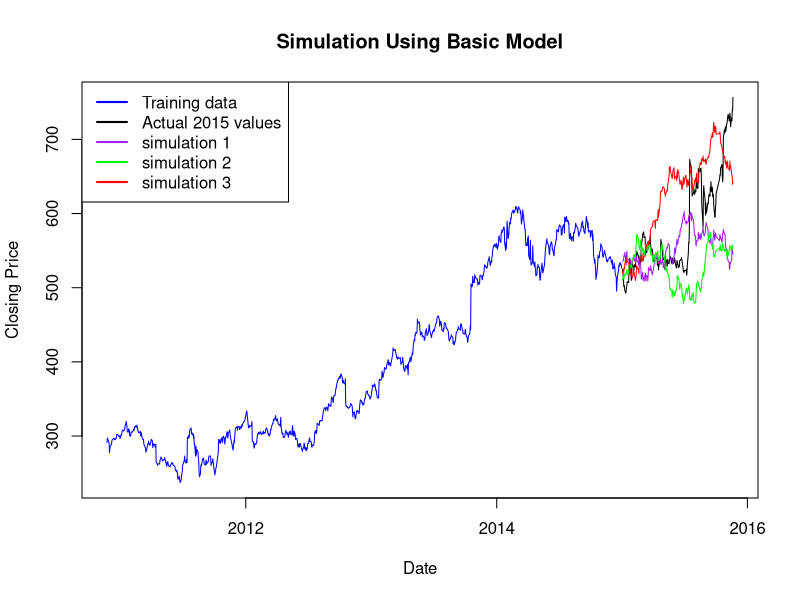
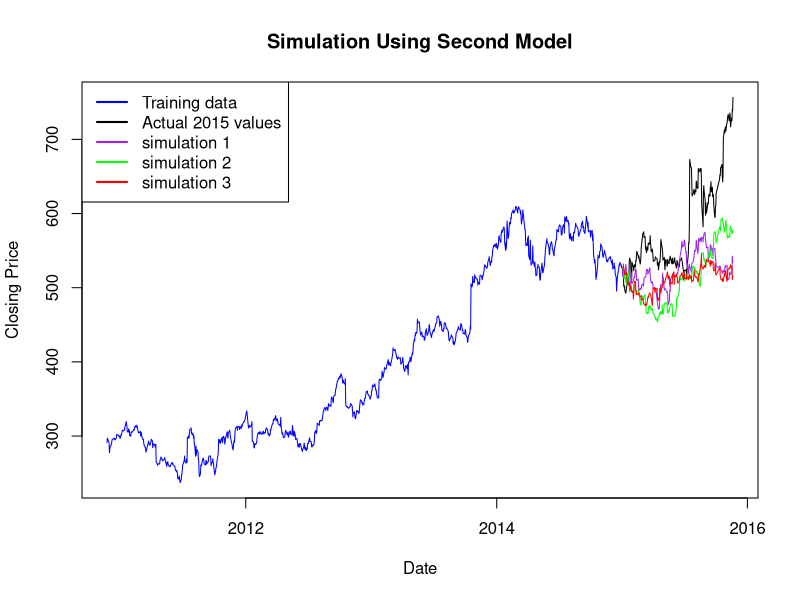

Here is the R script that generated these plots, in order:
# install or load the matrix exponential package
# which allows you to raise a matrix A to the power k
# with the command A %^% k

# install.packages("expm")
library(expm)

# set working derectory to the same as the data
setwd("~/math_381_group/markov_stocks")

# read in the data
data <- read.csv('goog.csv')
#data <- read.csv('pbr_a.csv')

# set date at which to stop training data and start simulation
stop_date <- "2015-01-01"

# read in closing prices and training_dates
all_dates <- rev(as.Date(data$Date, format='%d-%b-%y'))
training_dates <- all_dates[all_dates < stop_date]
last_year_dates <- all_dates[all_dates >= stop_date]

all_closing_prices <- rev(data$Close)
training_closing_prices <- all_closing_prices[all_dates < stop_date]
last_year_closing_prices <- all_closing_prices[all_dates >= stop_date]

# # plot the stock over the given dates
# plot(training_dates, training_closing_prices, type='l', col='blue', lwd=1,
#      xlab='Date', ylab='Closing Price', main='Daily Price for Google Share',
#      xlim=c(all_dates[1], all_dates[length(all_dates)]),
#      ylim=c(min(all_closing_prices), max(all_closing_prices)))
# lines(last_year_dates, last_year_closing_prices, col='black', lwd=1)

# compute the daily change in the stock
daily_change <- diff(training_closing_prices)

# # plot the daily change
# transparent_red <- rgb(t(col2rgb('red')), alpha=65, maxColorValue=255)
# plot(training_dates[2:length(training_dates)], daily_change, cex=0.8,
#      pch=19, col=transparent_red, lwd=1,
#      xlab='Date', ylab='Change from previous date', 
#      main='Daily change in Google stock price')
# # plot a line for the mean daily change
# lines(training_dates[2:length(training_dates)], 
#       rep(mean(daily_change), times=length(daily_change)),
#       col='blue', lwd=3, lty=2)

# First model:
# 2 x 2 transition matrix where the states are:
# 1. increase from the day before
# 2. decrease from the day before
basic_trans_mat <- matrix(c(0, 0, 0, 0), nrow=2, ncol=2)
total_increase_days <- sum(daily_change[1:length(daily_change)-1] >= 0)
total_decrease_days <- sum(daily_change[1:length(daily_change)-1] < 0)

# fill in transition matrix
for (day in 1:(length(daily_change)-1)) {
   if (daily_change[day] >= 0) {  # today there was an increase
      if (daily_change[day+1] >= 0) {  # tomorrow there is an increase
         # increment the increase to increase element of the transition matrix
         basic_trans_mat[1, 1] <- basic_trans_mat[1, 1] + 1
      } else {  # tomorrow there is a decrease
         # increment the increase to decrease element of the transition matrix
         basic_trans_mat[1, 2] <- basic_trans_mat[1, 2] + 1
      }
   } else {  # today there was a decrease
      if (daily_change[day+1] >= 0) {  # tomorrow there is an increase
         # increment the decrease to increase element of the transition matrix
         basic_trans_mat[2, 1] <- basic_trans_mat[2, 1] + 1
      } else {  # tomorrow there is a decrease
         # increment the decrease to decrease element of the transition matrix
         basic_trans_mat[2, 2] <- basic_trans_mat[2, 2] + 1
      }
   }
}

# normalize first row by the number of "from increase" days
basic_trans_mat[1, 1:2] <- basic_trans_mat[1, 1:2] / total_increase_days

# normalize the second row by the number of "from decrease" days
basic_trans_mat[2, 1:2] <- basic_trans_mat[2, 1:2] / total_decrease_days

# look at the transition matrix
print('basic transition matrix:', quote=F)
print(basic_trans_mat)
print('basic transition matrix to power 10:', quote=F)
print(basic_trans_mat %^% 10)


# simulate the last year using a random walk using the value
# in our transition matrix and compare to the actual stock fluctuation
# for the last year
basic_model_simulation <- function() {
   last_change <- daily_change[length(daily_change)]
   last_price <- training_closing_prices[length(training_closing_prices)]
   #mean_change <- mean(abs(daily_change))
   
   #### variable incriments ####
   basic_mean <- mean(abs(daily_change))
   basic_sd <- sd(abs(daily_change))
   #### variable incriments ####
   
   predicted_prices <- vector(length=length(last_year_dates))
   
   for (i in 1:length(predicted_prices)) {
      
      #### variable incriments ####
      mean_change <- rnorm(1, mean=basic_mean, sd=basic_sd)
      #### variable incriments ####
      
      rand <- runif(1)
      if (last_change >= 0) {  # increase yesterday, so use first row of transition matrix
         if (rand < basic_trans_mat[1, 1]) {
            predicted_prices[i] <- last_price + mean_change
         } else {
            predicted_prices[i] <- last_price - mean_change
         }
      } else {  # decrease yesterday, so use second row of transition matrix
         if (rand < basic_trans_mat[2, 1]) {
            predicted_prices[i] <- last_price + mean_change
         } else {
            predicted_prices[i] <- last_price - mean_change
         }
      }
      if (i == 1) {
         last_change <- predicted_prices[i] - last_price
      } else {
         last_change <- predicted_prices[i] - predicted_prices[i-1]
      }
      last_price <- predicted_prices[i]
   }
   return(predicted_prices)
}

# plot the simulation against the actual values
plot(training_dates, training_closing_prices, type='l', col='blue', lwd=1,
     xlab='Date', ylab='Closing Price', main='Simulation Using Basic Model',
     xlim=c(all_dates[1], all_dates[length(all_dates)]),
     ylim=c(min(all_closing_prices), max(all_closing_prices)))
lines(last_year_dates, last_year_closing_prices, col='black', lwd=1)

num_simulations <- 3
colors <- c('purple', 'green', 'red')
for (i in 1:num_simulations) {
   predicted_prices <- basic_model_simulation()
   # simulated values
   lines(last_year_dates, predicted_prices, col=colors[i], lwd=1)
}
legend('topleft', legend=c('Training data', 'Actual 2015 values', 
                           'simulation 1', 'simulation 2', 'simulation 3'), 
       col=c('blue', 'black', 'purple', 'green', 'red'), lwd=c(2, 2, 2, 2, 2))



# Second model:
# 4 x 4 transition matrix where the states are:
# 1. large increase
# 2. small increase
# 3. small decrease
# 4. large decrease
second_trans_mat <- matrix(rep(0, 36), nrow=4, ncol=4)
change_cutoff <- mean(abs(daily_change))
#change_cutoff <- 4
total_large_increase_days <- sum(daily_change[1:length(daily_change)-1] >= change_cutoff)
total_small_increase_days <- sum(daily_change[1:length(daily_change)-1] < change_cutoff &
                                 daily_change[1:length(daily_change)-1] >= 0)
total_small_decrease_days <- sum(daily_change[1:length(daily_change)-1] < 0 &
                                 daily_change[1:length(daily_change)-1] >= -change_cutoff)
total_large_decrease_days <- sum(daily_change[1:length(daily_change)-1] < -change_cutoff)

# fill in the second transition matrix
for (day in 1:(length(daily_change)-1)) {
   change_today <- daily_change[day]
   change_tom <- daily_change[day+1]
   if (change_today >= change_cutoff) {  # coming from large increase
      if (change_tom >= change_cutoff) {
         # large increase to large increase
         second_trans_mat[1, 1] <- second_trans_mat[1, 1] + 1
      } else if (change_tom >= 0) {
         # large increase to small increase
         second_trans_mat[1, 2] <- second_trans_mat[1, 2] + 1
      } else if (change_tom >= -change_cutoff) {
         # large increase to small decrease
         second_trans_mat[1, 3] <- second_trans_mat[1, 3] + 1
      } else {
         # large increase to large decrease
         second_trans_mat[1, 4] <- second_trans_mat[1, 4] + 1
      }
   } else if (change_today >= 0) {  # coming from small increase
      if (change_tom >= change_cutoff) {
         # small increase to large increase
         second_trans_mat[2, 1] <- second_trans_mat[2, 1] + 1
      } else if (change_tom >= 0) {
         # small increase to small increase
         second_trans_mat[2, 2] <- second_trans_mat[2, 2] + 1
      } else if (change_tom >= -change_cutoff) {
         # small increase to small decrease
         second_trans_mat[2, 3] <- second_trans_mat[2, 3] + 1
      } else {
         # small increase to large decrease
         second_trans_mat[2, 4] <- second_trans_mat[2, 4] + 1
      }
   } else if (change_today >= -change_cutoff) {  # coming from small decrease
      if (change_tom >= change_cutoff) {
         # small decrease to large increase
         second_trans_mat[3, 1] <- second_trans_mat[3, 1] + 1
      } else if (change_tom >= 0) {
         # small decrease to small increase
         second_trans_mat[3, 2] <- second_trans_mat[3, 2] + 1
      } else if (change_tom >= -change_cutoff) {
         # small decrease to small decrease
         second_trans_mat[3, 3] <- second_trans_mat[3, 3] + 1
      } else {
         # small decrease to large decrease
         second_trans_mat[3, 4] <- second_trans_mat[3, 4] + 1
      }
   } else {  # coming from large decrease
      if (change_tom >= change_cutoff) {
         # large decrease to large increase
         second_trans_mat[4, 1] <- second_trans_mat[4, 1] + 1
      } else if (change_tom >= 0) {
         # large decrease to small increase
         second_trans_mat[4, 2] <- second_trans_mat[4, 2] + 1
      } else if (change_tom >= -change_cutoff) {
         # large decrease to small decrease
         second_trans_mat[4, 3] <- second_trans_mat[4, 3] + 1
      } else {
         # large decrease to large decrease
         second_trans_mat[4, 4] <- second_trans_mat[4, 4] + 1
      }
   }
}
#print(second_trans_mat)
# normalize the rows by the number of "coming from days"
second_trans_mat[1, ] <- second_trans_mat[1, ] / total_large_increase_days
second_trans_mat[2, ] <- second_trans_mat[2, ] / total_small_increase_days
second_trans_mat[3, ] <- second_trans_mat[3, ] / total_small_decrease_days
second_trans_mat[4, ] <- second_trans_mat[4, ] / total_large_decrease_days

# look at the transition matrix
print('second transition matrix:', quote=F)
print(second_trans_mat)
print('second transition matrix to power 30:', quote=F)
print(second_trans_mat %^% 30)


# simulate the last year using a random walk using the value
# in our transition matrix and compare to the actual stock fluctuation
# for the last year
second_model_simulation <- function() {
   last_change <- daily_change[length(daily_change)]
   last_price <- training_closing_prices[length(training_closing_prices)]
   daily_change_magnitudes <- abs(daily_change)
   #small_change <- mean(daily_change_magnitudes[daily_change_magnitudes < change_cutoff])
   #large_change <- mean(daily_change_magnitudes[daily_change_magnitudes >= change_cutoff])
   
   #### variable incriments ####
   large_mean <- mean(daily_change_magnitudes[daily_change_magnitudes >= change_cutoff])
   large_sd <- sd(daily_change_magnitudes[daily_change_magnitudes >= change_cutoff])
   small_mean <- mean(daily_change_magnitudes[daily_change_magnitudes < change_cutoff])
   small_sd <- sd(daily_change_magnitudes[daily_change_magnitudes < change_cutoff])
   #### variable incriments ####
   
   predicted_prices <- vector(length=length(last_year_dates))
   
   for (i in 1:length(predicted_prices)) {
      
      #### variable incriments ####
      large_change <- rnorm(1, mean=large_mean, sd=large_sd)
      small_change <- rnorm(1, mean=small_mean, sd=small_sd)
      #### variable incriments ####
      
      rand <- runif(1)
      if (last_change >= change_cutoff) { # from large increase
         if (rand < second_trans_mat[1, 1]) {
            # to large increase
            predicted_prices[i] <- last_price + large_change
         } else if (rand < second_trans_mat[1, 1] + second_trans_mat[1, 2]) {
            # to small increase
            predicted_prices[i] <- last_price + small_change
         } else if (rand < second_trans_mat[1, 1] + second_trans_mat[1, 2] + 
                       second_trans_mat[1, 3]) {
            # to small decrease
            predicted_prices[i] <- last_price - small_change
         } else {
            # to large decrease
            predicted_prices[i] <- last_price - large_change
         }
      } else if (last_change >= 0) { # from small increase
         if (rand < second_trans_mat[2, 1]) {
            # to large increase
            predicted_prices[i] <- last_price + large_change
         } else if (rand < second_trans_mat[2, 1] + second_trans_mat[2, 2]) {
            # to small increase
            predicted_prices[i] <- last_price + small_change
         } else if (rand < second_trans_mat[2, 1] + second_trans_mat[2, 2] + 
                       second_trans_mat[2, 3]) {
            # to small decrease
            predicted_prices[i] <- last_price - small_change
         } else {
            # to large decrease
            predicted_prices[i] <- last_price - large_change
         }
      } else if (last_change >= -change_cutoff) { # from small decrease
         if (rand < second_trans_mat[3, 1]) {
            # to large increase
            predicted_prices[i] <- last_price + large_change
         } else if (rand < second_trans_mat[3, 1] + second_trans_mat[3, 2]) {
            # to small increase
            predicted_prices[i] <- last_price + small_change
         } else if (rand < second_trans_mat[3, 1] + second_trans_mat[3, 2] + 
                       second_trans_mat[3, 3]) {
            # to small decrease
            predicted_prices[i] <- last_price - small_change
         } else {
            # to large decrease
            predicted_prices[i] <- last_price - large_change
         }
      } else { # from large decrease
         if (rand < second_trans_mat[4, 1]) {
            # to large increase
            predicted_prices[i] <- last_price + large_change
         } else if (rand < second_trans_mat[4, 1] + second_trans_mat[4, 2]) {
            # to small increase
            predicted_prices[i] <- last_price + small_change
         } else if (rand < second_trans_mat[4, 1] + second_trans_mat[4, 2] + 
                       second_trans_mat[4, 3]) {
            # to small decrease
            predicted_prices[i] <- last_price - small_change
         } else {
            # to large decrease
            predicted_prices[i] <- last_price - large_change
         }
      }
      if (i == 1) {
         last_change <- predicted_prices[i] - last_price
      } else {
         last_change <- predicted_prices[i] - predicted_prices[i-1]
      }
      last_price <- predicted_prices[i]
   }
   return(predicted_prices)
}

# plot the simulation against the actual values
plot(training_dates, training_closing_prices, type='l', col='blue', lwd=1,
     xlab='Date', ylab='Closing Price', main='Simulation Using Second Model',
     xlim=c(all_dates[1], all_dates[length(all_dates)]),
     ylim=c(min(all_closing_prices), max(all_closing_prices)))
lines(last_year_dates, last_year_closing_prices, col='black', lwd=1)

num_simulations <- 3
colors <- c('purple', 'green', 'red')
for (i in 1:num_simulations) {
   predicted_prices <- second_model_simulation()
   # simulated values
   lines(last_year_dates, predicted_prices, col=colors[i], lwd=1)
}
legend('topleft', legend=c('Training data', 'Actual 2015 values', 
                           'simulation 1', 'simulation 2', 'simulation 3'), 
       col=c('blue', 'black', 'purple', 'green', 'red'), lwd=c(2, 2, 2, 2, 2))


####### plot with many simulations #######

# # color density plot
# plot(training_dates, training_closing_prices, type='l', col='blue', lwd=1,
#      xlab='Date', ylab='Closing Price', main='Simulation Using Second Model',
#      xlim=c(all_dates[1], all_dates[length(all_dates)]),
#      ylim=c(min(all_closing_prices), max(all_closing_prices)))
# lines(last_year_dates, last_year_closing_prices, col='black', lwd=1)
# 
# num_simulations <- 250
# my_color <- rgb(t(col2rgb('orange')), alpha=10, maxColorValue=255)
# for (i in 1:num_simulations) {
#    predicted_prices <- second_model_simulation()
#    # simulated values
#    lines(last_year_dates, predicted_prices, col=my_color, lwd=2)
# }

# # plot of averages
# plot(training_dates, training_closing_prices, type='l', col='blue', lwd=1,
#      xlab='Date', ylab='Closing Price', main='Average of simulations Using Second Model',
#      xlim=c(all_dates[1], all_dates[length(all_dates)]),
#      ylim=c(min(all_closing_prices), max(all_closing_prices)))
# lines(last_year_dates, last_year_closing_prices, col='black', lwd=1)
# 
# num_simulations <- 250
# average_predicted_prices <- rep(0, times=length(last_year_closing_prices))
# for (i in 1:num_simulations) {
#    average_predicted_prices <- average_predicted_prices + second_model_simulation()  
# }
# average_predicted_prices <- average_predicted_prices / num_simulations
# lines(last_year_dates, average_predicted_prices, col='orange', lwd=2)
